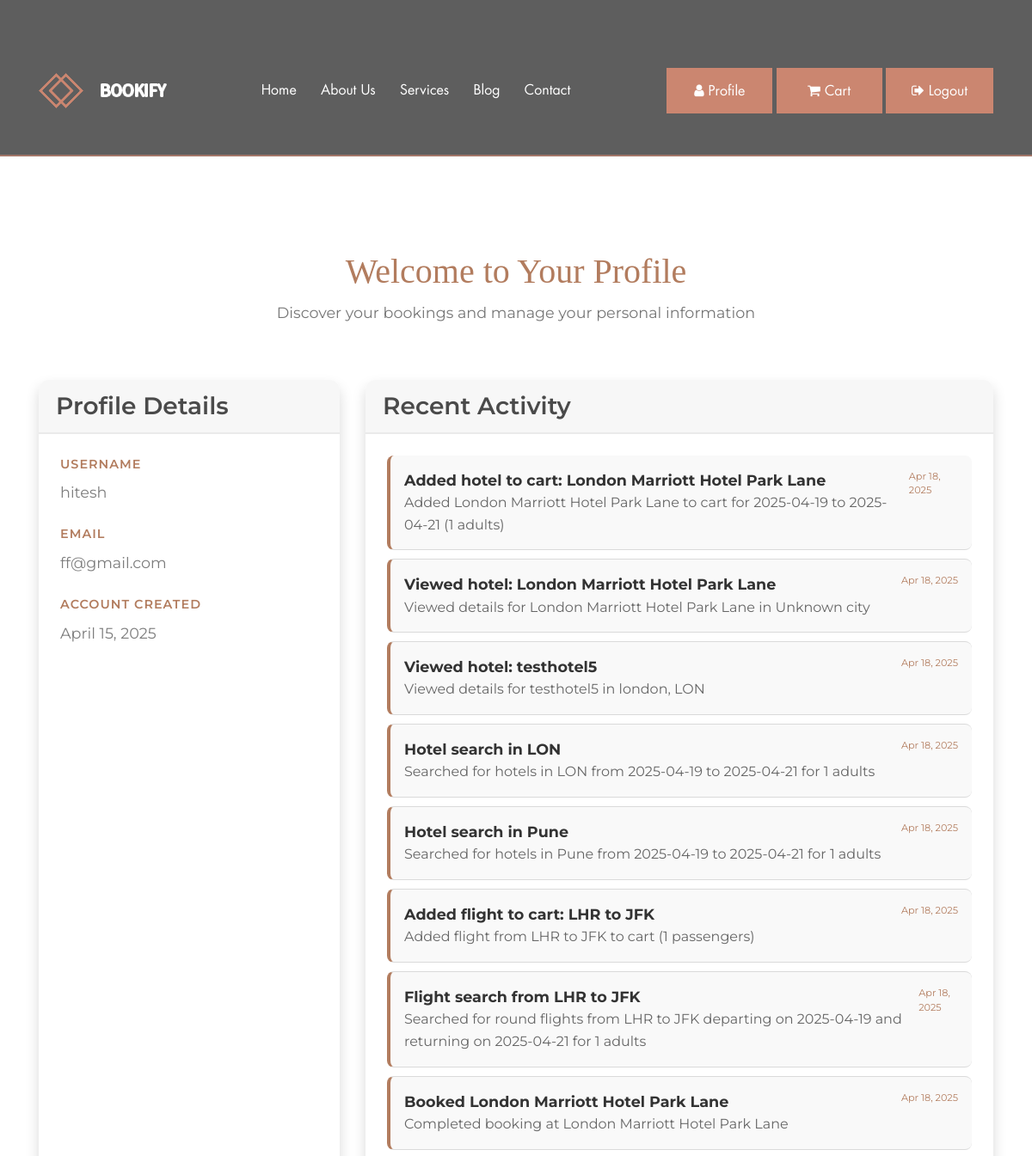
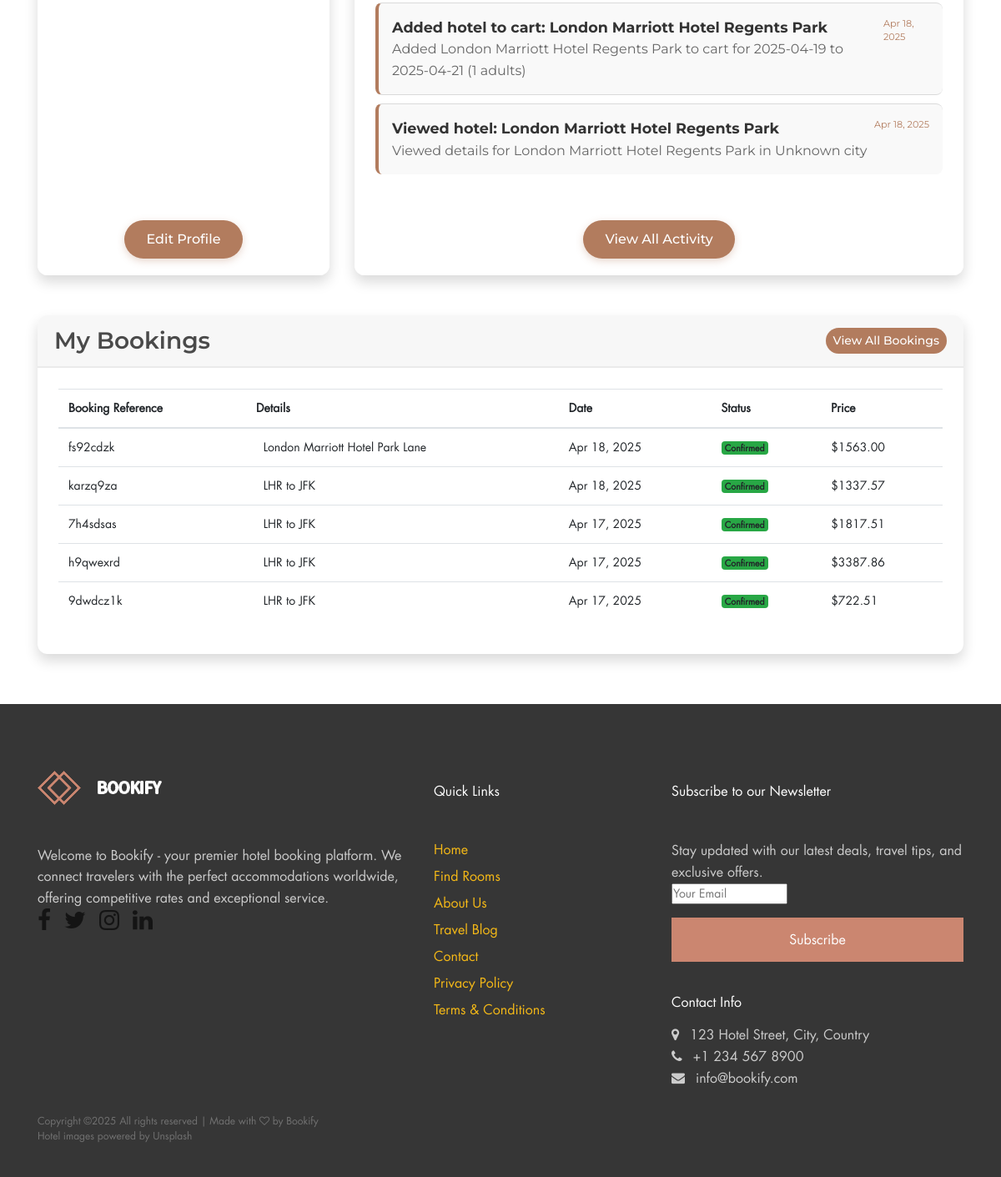
The app's page /profile/ (signed in) with its own data (2 pictures, top to bottom).
### loginApp/models.py (models this page shows, shortened)
class UserActivity(models.Model):
    ACTIVITY_TYPES = (
        ('search_hotel', 'Hotel Search'),
        ('search_flight', 'Flight Search'),
        ('view_hotel', 'View Hotel'),
        ('view_flight', 'View Flight'),
        ('add_to_cart', 'Add to Cart'),
        ('booking', 'Complete Booking'),
        ('login', 'User Login'),
    )
    user = models.ForeignKey(User, on_delete=models.CASCADE, related_name='activities')
    activity_type = models.CharField(max_length=20, choices=ACTIVITY_TYPES)
    title = models.CharField(max_length=100)
    description = models.TextField(blank=True, null=True)
    timestamp = models.DateTimeField(auto_now_add=True)
    class Meta:
        ordering = ['-timestamp']
        verbose_name_plural = 'User Activities'

### flights/models.py (models this page shows, shortened)
class FlightBooking(models.Model):
    user = models.ForeignKey(User, on_delete=models.CASCADE, related_name='flight_bookings')
    flight_offer_id = models.CharField(max_length=100)  # Store Amadeus flight offer ID
    booking_reference = models.CharField(max_length=20, null=True, blank=True)  # PNR or booking reference
    origin = models.CharField(max_length=100)
    destination = models.CharField(max_length=100)
    departure_date = models.DateTimeField()
    return_date = models.DateTimeField(null=True, blank=True)  # For one-way flights
    passenger_count = models.IntegerField(default=1)
    booking_date = models.DateTimeField(auto_now_add=True)
    total_price = models.DecimalField(max_digits=10, decimal_places=2)
    currency = models.CharField(max_length=3, default='USD')
    payment_status = models.CharField(
        max_length=20,
        choices=[
            ('PENDING', 'Pending'),
            ('CONFIRMED', 'Confirmed'),
            ('CANCELLED', 'Cancelled'),
            ('REFUNDED', 'Refunded')
        ],
        default='PENDING'
    )
    is_round_trip = models.BooleanField(default=True)
    booking_details = models.JSONField(null=True, blank=True)  # Store complete booking details

### app1/views.py (the view)
# urls.py: path('profile/', views.profile_view, name='profile'),
@login_required
def profile_view(request):
    user = request.user  # Get the currently logged-in user
    try:
        profile = UserProfile.objects.get(user=user)  # Get the user profile
    except UserProfile.DoesNotExist:
        profile = None  # If profile does not exist, set to None
    from flights.models import FlightBooking
    recent_bookings = FlightBooking.objects.filter(user=user).order_by('-booking_date')[:5]
    from loginApp.models import UserActivity
    recent_activities = UserActivity.objects.filter(user=user).order_by('-timestamp')[:10]
    return render(request, 'profile.html', {
        'user': user,
        'profile': profile,
        'recent_bookings': recent_bookings,
        'recent_activities': recent_activities
    })

### loginApp/models.py (called while the page is built)
    def is_manager(self):
        return self.role == 'manager'

### app1/templates/profile.html (shortened to what this page needs)
{% extends 'base.html' %}
{% block content %}
<div class="container" style="margin-top: 120px; padding-top: 30px; margin-bottom: 60px;">
    <div class="row mb-5">
        <div class="col-12 text-center">
            <h1 style="font-family: 'Playfair Display', serif; color: #b27c5e; font-size: 2.5rem;">Welcome to Your Profile</h1>
            <p style="font-family: 'Montserrat', sans-serif; color: #777; font-size: 1.1rem;">Discover your bookings and manage your personal information</p>
        </div>
    </div>
    <div class="row mt-5">
        <div class="col-md-4 mb-4">
            <div class="card shadow h-100" style="border-radius: 12px; border: none;">
                <div class="card-header" style="background-color: #f7f7f7; border-bottom: 2px solid #eaeaea; border-radius: 12px 12px 0 0;">
                    <h3 style="font-family: 'Montserrat', sans-serif; color: #4a4a4a; font-weight: 600; margin-bottom: 0;">Profile Details</h3>
                </div>
                <div class="card-body" style="padding: 25px;">
                    <div class="mb-4">
                        <label style="font-family: 'Montserrat', sans-serif; color: #b27c5e; font-size: 0.9rem; font-weight: 600; text-transform: uppercase; letter-spacing: 1px;">Username</label>
                        <p style="font-family: 'Montserrat', sans-serif; font-size: 1.1rem; margin-bottom: 0;">{{ user.username }}</p>
                    </div>
                    <div class="mb-4">
                        <label style="font-family: 'Montserrat', sans-serif; color: #b27c5e; font-size: 0.9rem; font-weight: 600; text-transform: uppercase; letter-spacing: 1px;">Email</label>
                        <p style="font-family: 'Montserrat', sans-serif; font-size: 1.1rem; margin-bottom: 0;">{{ user.email }}</p>
                    </div>
                    <div class="mb-4">
                        <label style="font-family: 'Montserrat', sans-serif; color: #b27c5e; font-size: 0.9rem; font-weight: 600; text-transform: uppercase; letter-spacing: 1px;">Account Created</label>
                        <p style="font-family: 'Montserrat', sans-serif; font-size: 1.1rem; margin-bottom: 0;">{{ user.date_joined|date:"F d, Y" }}</p>
                    </div>
                </div>
                <div class="card-footer bg-white text-center" style="border-top: none; border-radius: 0 0 12px 12px; padding: 20px;">
                    <a href="{% url 'edit_profile' %}" class="btn" style="background-color: #b27c5e; color: white; font-family: 'Montserrat', sans-serif; font-weight: 500; padding: 10px 25px; border-radius: 30px; box-shadow: 0 3px 10px rgba(178, 124, 94, 0.3);">Edit Profile</a>
                </div>
            </div>
        </div>
        <div class="col-md-8 mb-4">
            <div class="card shadow h-100" style="border-radius: 12px; border: none;">
                <div class="card-header" style="background-color: #f7f7f7; border-bottom: 2px solid #eaeaea; border-radius: 12px 12px 0 0;">
                    <h3 style="font-family: 'Montserrat', sans-serif; color: #4a4a4a; font-weight: 600; margin-bottom: 0;">Recent Activity</h3>
                </div>
                <div class="card-body" style="padding: 25px;">
                    {% if recent_activities %}
                        <ul class="list-group list-group-flush">
                            {% for activity in recent_activities %}
                            <li class="list-group-item d-flex justify-content-between p-3" style="border-left: 4px solid #b27c5e; background-color: #f9f9f9; margin-bottom: 10px; border-radius: 8px;">
                                <div>
                                    <strong style="font-family: 'Montserrat', sans-serif; color: #333; font-size: 1.1rem;">{{ activity.title }}</strong>
                                    <p style="font-family: 'Montserrat', sans-serif; color: #666; margin-bottom: 0;">{{ activity.description }}</p>
                                </div>
                                <small style="font-family: 'Montserrat', sans-serif; color: #b27c5e;">{{ activity.timestamp|date:"M d, Y" }}</small>
                            </li>
                            {% endfor %}
                        </ul>
                    {% endif %}
                </div>
                {% if recent_activities %}
                <div class="card-footer bg-white text-center" style="border-top: none; border-radius: 0 0 12px 12px; padding: 20px;">
                    <a href="#" class="btn" style="background-color: #b27c5e; color: white; font-family: 'Montserrat', sans-serif; font-weight: 500; padding: 10px 25px; border-radius: 30px; box-shadow: 0 3px 10px rgba(178, 124, 94, 0.3);">View All Activity</a>
                </div>
                {% endif %}
            </div>
        </div>
    </div>
    <div class="row mt-4">
        <div class="col-12">
            <div class="card shadow" style="border-radius: 12px; border: none;">
                <div class="card-header d-flex justify-content-between align-items-center" style="background-color: #f7f7f7; border-bottom: 2px solid #eaeaea; border-radius: 12px 12px 0 0;">
                    <h3 style="font-family: 'Montserrat', sans-serif; color: #4a4a4a; font-weight: 600; margin-bottom: 0;">My Bookings</h3>
                    <a href="{% url 'flights:my_bookings' %}" class="btn btn-sm" style="background-color: #b27c5e; color: white; font-family: 'Montserrat', sans-serif; font-weight: 500; border-radius: 20px;">View All Bookings</a>
                </div>
                <div class="card-body" style="padding: 25px;">
                    {% if recent_bookings %}
                        <div class="table-responsive">
                            <table class="table table-hover">
                                <thead>
                                    <tr>
                                        <th>Booking Reference</th>
                                        <th>Details</th>
                                        <th>Date</th>
                                        <th>Status</th>
                                        <th>Price</th>
                                    </tr>
                                </thead>
                                <tbody>
                                    {% for booking in recent_bookings %}
                                    <tr>
                                        <td>{{ booking.booking_reference|default:"Pending" }}</td>
                                        <td>
                                            {% if booking.booking_details.type == 'Hotel' %}
                                                <i class="fas fa-hotel me-1"></i> {{ booking.booking_details.hotel_name }}
                                            {% else %}
                                                <i class="fas fa-plane me-1"></i> {{ booking.origin }} to {{ booking.destination }}
                                            {% endif %}
                                        </td>
                                        <td>{{ booking.booking_date|date:"M d, Y" }}</td>
                                        <td>
                                            {% if booking.payment_status == 'CONFIRMED' %}
                                            <span class="badge bg-success">Confirmed</span>
                                            {% elif booking.payment_status == 'PENDING' %}
                                            <span class="badge bg-warning">Pending</span>
                                            {% elif booking.payment_status == 'CANCELLED' %}
                                            <span class="badge bg-danger">Cancelled</span>
                                            {% else %}
                                            <span class="badge bg-secondary">{{ booking.payment_status }}</span>
                                            {% endif %}
                                        </td>
                                        <td>${{ booking.total_price }}</td>
                                    </tr>
                                    {% endfor %}
                                </tbody>
                            </table>
                        </div>
                    {% endif %}
                </div>
            </div>
        </div>
    </div>
</div>
{% endblock %}

### app1/static/css/style.css (style rules this page uses)
* { margin: 0; padding: 0; }
body { font-family: "FuturaLT-Book"; font-size: 14px; }
h1, h2, h3, h4, h5, h6 { color: #363636; line-height: 1.3; font-weight: 400; }
p { color: #7d7d7d; font-size: 14px; line-height: 2.1; font-weight: 400; }
a, a:hover, a:focus { -webkit-transition-duration: 500ms; transition-duration: 500ms; text-decoration: none; outline: 0 solid transparent; color: #141414; font-weight: 400; font-size: 14px; }
ul, ol { margin: 0; }
ul li, ol li { list-style: none; }
.bg-white { background-color: #ffffff !important; }

### app1/static/css/classy-nav.css (style rules this page uses)
* { margin: 0; padding: 0; }
body { font-family: "Roboto", sans-serif; }
ul, ol { margin: 0; }
ul li, ol li { list-style: none; }
.justify-content-between { -webkit-box-pack: justify; -ms-flex-pack: justify; justify-content: space-between; }

### app1/templates/base.html (style rules this page uses)
p { font-size: 16px; line-height: 1.6; }

### app1/templates/profile.html (style rules this page uses)
body { padding-top: 70px; }
.container { padding-top: 30px; }
h1 { font-family: 'Playfair Display', serif !important; color: #b27c5e !important; }

### records on screen
UserActivity: title "Added hotel to cart: London Marriott Hotel Park Lane", description "Added London Marriott Hotel Park Lane to cart for 2025-04-19 to 2025-04-21 (1 adults)", timestamp "Apr 18, 2025"
UserActivity: title "Viewed hotel: London Marriott Hotel Park Lane", description "Viewed details for London Marriott Hotel Park Lane in Unknown city", timestamp "Apr 18, 2025"
UserActivity: title "Viewed hotel: testhotel5", description "Viewed details for testhotel5 in london, LON", timestamp "Apr 18, 2025"
UserActivity: title "Hotel search in LON", description "Searched for hotels in LON from 2025-04-19 to 2025-04-21 for 1 adults", timestamp "Apr 18, 2025"
UserActivity: title "Hotel search in Pune", description "Searched for hotels in Pune from 2025-04-19 to 2025-04-21 for 1 adults", timestamp "Apr 18, 2025"
UserActivity: title "Added flight to cart: LHR to JFK", description "Added flight from LHR to JFK to cart (1 passengers)", timestamp "Apr 18, 2025"
UserActivity: title "Flight search from LHR to JFK", description "Searched for round flights from LHR to JFK departing on 2025-04-19 and returning on 2025-04-21 for 1 adults", timestamp "Apr 18, 2025"
UserActivity: title "Booked London Marriott Hotel Park Lane", description "Completed booking at London Marriott Hotel Park Lane", timestamp "Apr 18, 2025"
UserActivity: title "Added hotel to cart: London Marriott Hotel Regents Park", description "Added London Marriott Hotel Regents Park to cart for 2025-04-19 to 2025-04-21 (1 adults)", timestamp "Apr 18, 2025"
UserActivity: title "Viewed hotel: London Marriott Hotel Regents Park", description "Viewed details for London Marriott Hotel Regents Park in Unknown city", timestamp "Apr 18, 2025"
FlightBooking: booking_reference "fs92cdzk", booking_details.hotel_name "London Marriott Hotel Park Lane", booking_date "Apr 18, 2025", payment_status "Confirmed", total_price "1563.00"
FlightBooking: booking_reference "karzq9za", origin "LHR", destination "JFK", booking_date "Apr 18, 2025", payment_status "Confirmed", total_price "1337.57"
FlightBooking: booking_reference "7h4sdsas", origin "LHR", destination "JFK", booking_date "Apr 17, 2025", payment_status "Confirmed", total_price "1817.51"
FlightBooking: booking_reference "h9qwexrd", origin "LHR", destination "JFK", booking_date "Apr 17, 2025", payment_status "Confirmed", total_price "3387.86"
FlightBooking: booking_reference "9dwdcz1k", origin "LHR", destination "JFK", booking_date "Apr 17, 2025", payment_status "Confirmed", total_price "722.51"

### other values on screen
{{ user.username }} "hitesh"
{{ user.email }} "ff@gmail.com"
{{ user.date_joined|date:"F d, Y" }} "April 15, 2025"
